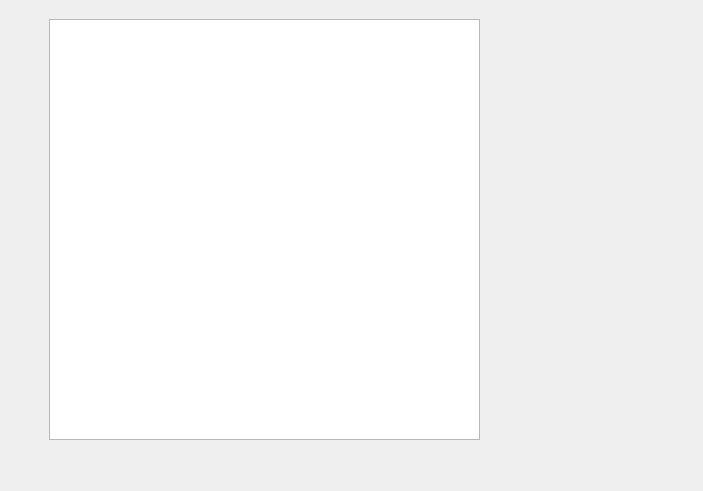
<?xml version="1.0" encoding="UTF-8"?>
<ui version="4.0">
 <class>PacerWidget</class>
 <widget class="QWidget" name="PacerWidget">
  <property name="geometry">
   <rect>
    <x>0</x>
    <y>0</y>
    <width>703</width>
    <height>491</height>
   </rect>
  </property>
  <property name="windowTitle">
   <string>Form</string>
  </property>
  <widget class="QWidget" name="verticalLayoutWidget">
   <property name="geometry">
    <rect>
     <x>49</x>
     <y>19</y>
     <width>431</width>
     <height>421</height>
    </rect>
   </property>
   <layout class="QVBoxLayout" name="verticalLayout">
    <item>
     <widget class="QGraphicsView" name="pacer_view"/>
    </item>
   </layout>
  </widget>
 </widget>
 <resources/>
 <connections/>
</ui>
